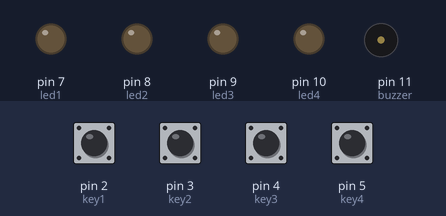
A sketch run on a simulated Arduino Uno, built with avr-gcc and run on an emulated ATmega328P. Shown: output pins drawn as LEDs (lit = HIGH), buzzer (waves = sounding). The inputs (shaded band) are chosen by the test bench; at power-on: pin 2 (key1), pin 3 (key2), pin 4 (key3), pin 5 (key4) HIGH.

Above: at 1.2 s.
1.3 s: pin 2 (key1) pulled LOW for 0.15 s
At 2.7 s:
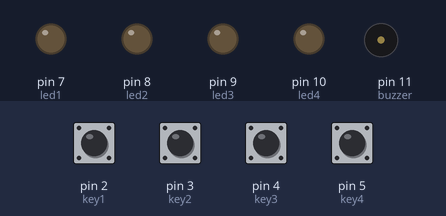
3.0 s: pin 3 (key2) pulled LOW for 1 s
At 3.8 s:
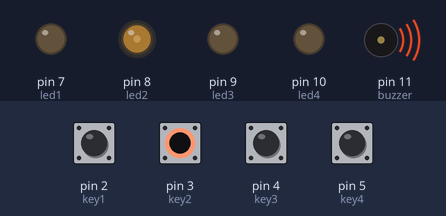
5.5 s: pin 4 (key3) pulled LOW for 0.15 s
At 6.1 s:
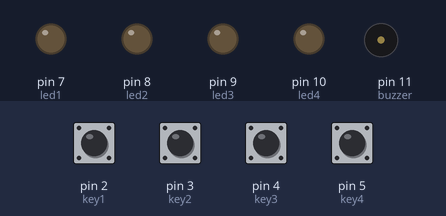
7.2 s: pin 5 (key4) pulled LOW for 0.15 s
At 7.28 s:
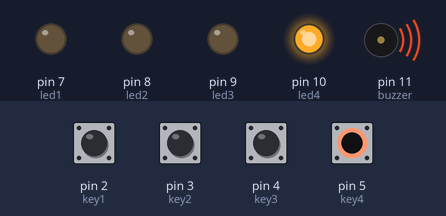
8.8 s: pin 2 (key1) pulled LOW for 1 s
At 9.6 s:
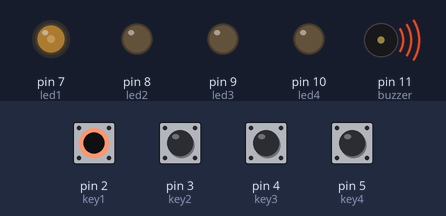
11.3 s: pin 4 (key3) pulled LOW for 1 s
At 11.8 s:
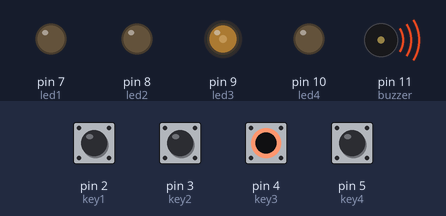
Timing chart, 0 to 14.3 s (numbered marks = the images above; inputs shaded):
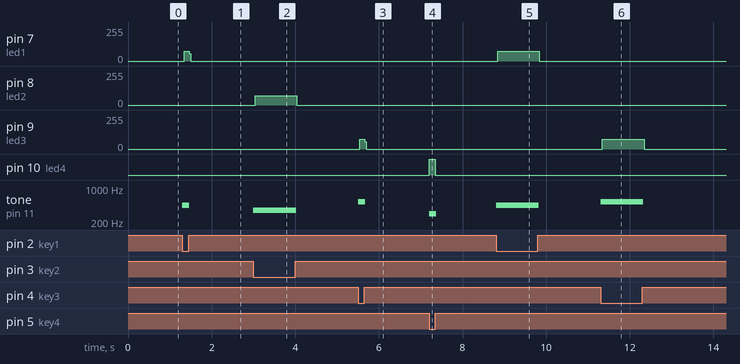

The sketch:

Keyboard.ino
```cpp
/*
  keyboard
 */

#include "pitches.h"

//TASTI
int key1 = 2;
int key2 = 3;
int key3 = 4;
int key4 = 5;

//LED
int led1 = 7;
int led2 = 8;
int led3 = 9;
int led4 = 10;

//USCITA - in questo caso un buzzer, potrebbe essere uno speaker 8ohm
int buzzer = 11;

void setup() {
  pinMode(key1,INPUT);
  pinMode(key2,INPUT);
  pinMode(key3,INPUT);
  pinMode(key4,INPUT);

  pinMode(led1,OUTPUT);
  pinMode(led2,OUTPUT);
  pinMode(led3,OUTPUT);
  pinMode(led4,OUTPUT);

  pinMode(buzzer,OUTPUT);
}

void loop() {
  //Se vedo che un tasto è stato premuto vado ad eseguire la nota corrispondente
  if(digitalRead(key1)==LOW){
    tone(buzzer, NOTE_A4, 20);
    digitalWrite(led1,HIGH);
  }
  if(digitalRead(key2)==LOW){
    tone(buzzer, NOTE_F4, 20);
    digitalWrite(led2,HIGH);
  }
  if(digitalRead(key3)==LOW){
    tone(buzzer, NOTE_C5, 20);
    digitalWrite(led3,HIGH);
  }
  if(digitalRead(key4)==LOW){
    tone(buzzer, NOTE_D4, 20);
    digitalWrite(led4,HIGH);
  }
  else{
    digitalWrite(led1,LOW);
    digitalWrite(led2,LOW);
    digitalWrite(led3,LOW);
    digitalWrite(led4,LOW);
  }
}
```

pitches.h
```cpp
/*************************************************
 * Public Constants
 *************************************************/

#define NOTE_B0  31
#define NOTE_C1  33
#define NOTE_CS1 35
#define NOTE_D1  37
#define NOTE_DS1 39
#define NOTE_E1  41
#define NOTE_F1  44
#define NOTE_FS1 46
#define NOTE_G1  49
#define NOTE_GS1 52
#define NOTE_A1  55
#define NOTE_AS1 58
#define NOTE_B1  62
#define NOTE_C2  65
#define NOTE_CS2 69
#define NOTE_D2  73
#define NOTE_DS2 78
#define NOTE_E2  82
#define NOTE_F2  87
#define NOTE_FS2 93
#define NOTE_G2  98
#define NOTE_GS2 104
#define NOTE_A2  110
#define NOTE_AS2 117
#define NOTE_B2  123
#define NOTE_C3  131
#define NOTE_CS3 139
#define NOTE_D3  147
#define NOTE_DS3 156
#define NOTE_E3  165
#define NOTE_F3  175
#define NOTE_FS3 185
#define NOTE_G3  196
#define NOTE_GS3 208
#define NOTE_A3  220
#define NOTE_AS3 233
#define NOTE_B3  247
#define NOTE_C4  262
#define NOTE_CS4 277
#define NOTE_D4  294
#define NOTE_DS4 311
#define NOTE_E4  330
#define NOTE_F4  349
#define NOTE_FS4 370
#define NOTE_G4  392
#define NOTE_GS4 415
#define NOTE_A4  440
#define NOTE_AS4 466
#define NOTE_B4  494
#define NOTE_C5  523
#define NOTE_CS5 554
#define NOTE_D5  587
#define NOTE_DS5 622
#define NOTE_E5  659
#define NOTE_F5  698
#define NOTE_FS5 740
#define NOTE_G5  784
#define NOTE_GS5 831
#define NOTE_A5  880
#define NOTE_AS5 932
#define NOTE_B5  988
#define NOTE_C6  1047
#define NOTE_CS6 1109
#define NOTE_D6  1175
#define NOTE_DS6 1245
#define NOTE_E6  1319
#define NOTE_F6  1397
#define NOTE_FS6 1480
#define NOTE_G6  1568
#define NOTE_GS6 1661
#define NOTE_A6  1760
#define NOTE_AS6 1865
#define NOTE_B6  1976
#define NOTE_C7  2093
#define NOTE_CS7 2217
#define NOTE_D7  2349
#define NOTE_DS7 2489
#define NOTE_E7  2637
#define NOTE_F7  2794
#define NOTE_FS7 2960
#define NOTE_G7  3136
#define NOTE_GS7 3322
#define NOTE_A7  3520
#define NOTE_AS7 3729
#define NOTE_B7  3951
#define NOTE_C8  4186
#define NOTE_CS8 4435
#define NOTE_D8  4699
#define NOTE_DS8 4978
```

Measured:
- after the input at 1.3 s, pin 7 (led1): 0/255 → 74/255 at once, → 0/255 0.12 s later; tone on pin 11 (buzzer): silent → 440 Hz at once, → silent 0.17 s later
- after the input at 3.0 s, pin 8 (led2): 0/255 → 70/255 at once, → 0/255 1.0 s later; tone on pin 11 (buzzer): silent → 349 Hz at once, → silent 1.0 s later
- after the input at 5.5 s, pin 9 (led3): 0/255 → 72/255 at once, → 0/255 0.12 s later; tone on pin 11 (buzzer): silent → 523 Hz at once, → silent 0.17 s later
- after the input at 7.2 s, pin 10 (led4): LOW → HIGH at once, → LOW 0.15 s later; tone on pin 11 (buzzer): silent → 294 Hz at once, → silent 0.17 s later
- after the input at 8.8 s, pin 7 (led1): 0/255 → 74/255 at once, → 0/255 1.0 s later; tone on pin 11 (buzzer): silent → 440 Hz at once, → silent 1.0 s later
- after the input at 11.3 s, pin 9 (led3): 0/255 → 73/255 at once, → 0/255 1.0 s later; tone on pin 11 (buzzer): silent → 523 Hz at once, → silent 1.0 s later
